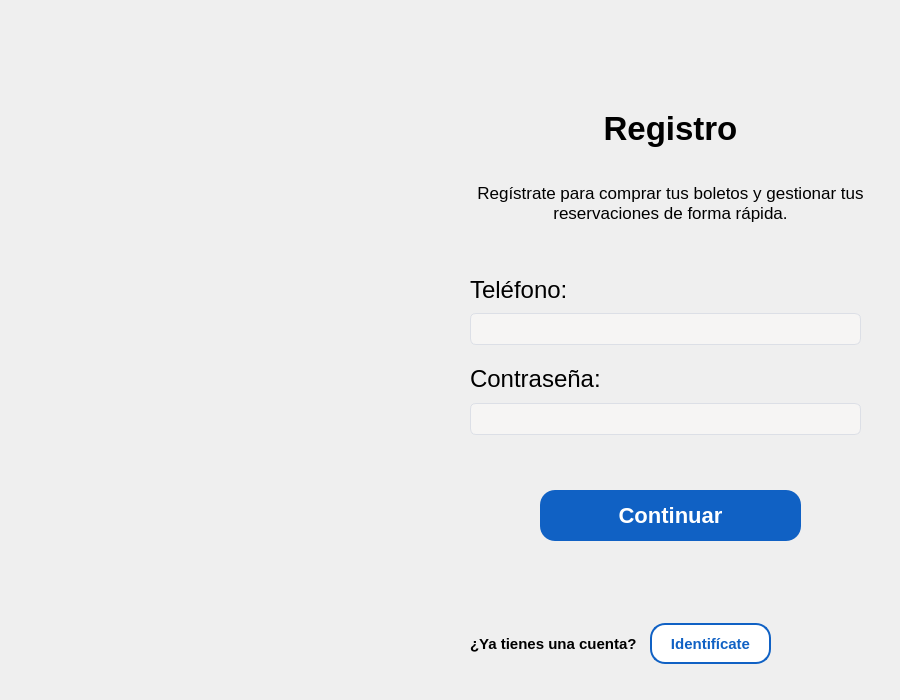
<?xml version="1.0" encoding="UTF-8"?>
<ui version="4.0">
 <class>Form</class>
 <widget class="QWidget" name="Form">
  <property name="geometry">
   <rect>
    <x>0</x>
    <y>0</y>
    <width>900</width>
    <height>700</height>
   </rect>
  </property>
  <property name="windowTitle">
   <string>Form</string>
  </property>
  <widget class="QLineEdit" name="lineEdit_contrasena">
   <property name="geometry">
    <rect>
     <x>470</x>
     <y>403</y>
     <width>391</width>
     <height>32</height>
    </rect>
   </property>
   <property name="minimumSize">
    <size>
     <width>0</width>
     <height>32</height>
    </size>
   </property>
   <property name="maximumSize">
    <size>
     <width>16777215</width>
     <height>24</height>
    </size>
   </property>
   <property name="font">
    <font>
     <pointsize>-1</pointsize>
    </font>
   </property>
   <property name="styleSheet">
    <string notr="true">QLineEdit {
    background-color: rgb(246, 245, 244);
    border: 1px solid #dcdfe6;
    border-radius: 6px;
    padding: 6px 12px;
    font-size: 20px;
    color: #606266;
    min-height: 18px;
}
</string>
   </property>
   <property name="inputMask">
    <string/>
   </property>
   <property name="echoMode">
    <enum>QLineEdit::EchoMode::Password</enum>
   </property>
  </widget>
  <widget class="QLabel" name="label_imagen_registro">
   <property name="geometry">
    <rect>
     <x>-10</x>
     <y>-7</y>
     <width>451</width>
     <height>721</height>
    </rect>
   </property>
   <property name="text">
    <string/>
   </property>
   <property name="pixmap">
    <pixmap>recursos/recursos_usuario/image(4).png</pixmap>
   </property>
  </widget>
  <widget class="QPushButton" name="pushButton_estatico_identificate">
   <property name="geometry">
    <rect>
     <x>650</x>
     <y>623</y>
     <width>121</width>
     <height>41</height>
    </rect>
   </property>
   <property name="font">
    <font>
     <pointsize>-1</pointsize>
     <bold>true</bold>
    </font>
   </property>
   <property name="styleSheet">
    <string notr="true">QPushButton{
	background: white;
	color:#1061C4;
	border: 2px solid #1061C4;
	border-radius: 15px;
	font-weight: bold;
	font-size: 15px;
}
QPushButton:hover {
    background-color: #0D4FAB;    
}

QPushButton:pressed {
    background-color: #0A3F8A;     
}</string>
   </property>
   <property name="text">
    <string>Identifícate</string>
   </property>
  </widget>
  <widget class="QLabel" name="label_estatico_yatienescuenta">
   <property name="geometry">
    <rect>
     <x>470</x>
     <y>633</y>
     <width>171</width>
     <height>21</height>
    </rect>
   </property>
   <property name="font">
    <font>
     <pointsize>11</pointsize>
     <bold>true</bold>
     <underline>false</underline>
    </font>
   </property>
   <property name="text">
    <string>¿Ya tienes una cuenta?</string>
   </property>
  </widget>
  <widget class="QLabel" name="label_estatico_telefono">
   <property name="geometry">
    <rect>
     <x>470</x>
     <y>274</y>
     <width>111</width>
     <height>31</height>
    </rect>
   </property>
   <property name="font">
    <font>
     <pointsize>18</pointsize>
    </font>
   </property>
   <property name="text">
    <string>Teléfono:</string>
   </property>
  </widget>
  <widget class="QLabel" name="label_estatico_registrotxt">
   <property name="geometry">
    <rect>
     <x>470</x>
     <y>163</y>
     <width>401</width>
     <height>81</height>
    </rect>
   </property>
   <property name="font">
    <font>
     <pointsize>13</pointsize>
    </font>
   </property>
   <property name="text">
    <string>&lt;html&gt;&lt;head/&gt;&lt;body&gt;&lt;p align=&quot;center&quot;&gt;Regístrate para comprar tus boletos y gestionar tus reservaciones de forma rápida.&lt;/p&gt;&lt;/body&gt;&lt;/html&gt;</string>
   </property>
   <property name="wordWrap">
    <bool>true</bool>
   </property>
  </widget>
  <widget class="QLabel" name="label_estatico_registro">
   <property name="geometry">
    <rect>
     <x>470</x>
     <y>103</y>
     <width>401</width>
     <height>51</height>
    </rect>
   </property>
   <property name="font">
    <font>
     <pointsize>25</pointsize>
     <bold>true</bold>
    </font>
   </property>
   <property name="text">
    <string>Registro</string>
   </property>
   <property name="alignment">
    <set>Qt::AlignmentFlag::AlignCenter</set>
   </property>
  </widget>
  <widget class="QLabel" name="label_estatico_contrasena">
   <property name="geometry">
    <rect>
     <x>470</x>
     <y>363</y>
     <width>141</width>
     <height>31</height>
    </rect>
   </property>
   <property name="font">
    <font>
     <pointsize>18</pointsize>
    </font>
   </property>
   <property name="text">
    <string>Contraseña:</string>
   </property>
  </widget>
  <widget class="QLineEdit" name="lineEdit_telefono">
   <property name="geometry">
    <rect>
     <x>470</x>
     <y>313</y>
     <width>391</width>
     <height>32</height>
    </rect>
   </property>
   <property name="minimumSize">
    <size>
     <width>0</width>
     <height>32</height>
    </size>
   </property>
   <property name="maximumSize">
    <size>
     <width>16777215</width>
     <height>24</height>
    </size>
   </property>
   <property name="font">
    <font>
     <pointsize>-1</pointsize>
    </font>
   </property>
   <property name="styleSheet">
    <string notr="true">QLineEdit {
    
	background-color: rgb(246, 245, 244);
    border: 1px solid #dcdfe6;
    border-radius: 6px;
    padding: 6px 12px;
    font-size: 20px;
    color: #606266;
    min-height: 18px;
}

</string>
   </property>
   <property name="inputMask">
    <string>9999999999</string>
   </property>
   <property name="text">
    <string/>
   </property>
  </widget>
  <widget class="QPushButton" name="boton_continuar">
   <property name="geometry">
    <rect>
     <x>540</x>
     <y>490</y>
     <width>261</width>
     <height>51</height>
    </rect>
   </property>
   <property name="font">
    <font>
     <pointsize>-1</pointsize>
     <bold>true</bold>
    </font>
   </property>
   <property name="styleSheet">
    <string notr="true">QPushButton{
	background: #1061C4;
	color:WHITE;
	border:none;
	border-radius: 15px;
	font-weight: bold;
	font-size: 22px;
}
QPushButton:hover {
    background-color: #0D4FAB;    
}

QPushButton:pressed {
    background-color: #0A3F8A;     
}</string>
   </property>
   <property name="text">
    <string>Continuar</string>
   </property>
  </widget>
 </widget>
 <resources/>
 <connections/>
</ui>
